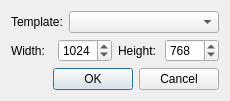
<?xml version="1.0" encoding="UTF-8"?>
<ui version="4.0">
 <class>QtnpNewFileDialog</class>
 <widget class="QDialog" name="QtnpNewFileDialog">
  <property name="geometry">
   <rect>
    <x>0</x>
    <y>0</y>
    <width>230</width>
    <height>99</height>
   </rect>
  </property>
  <property name="sizePolicy">
   <sizepolicy hsizetype="Minimum" vsizetype="Minimum">
    <horstretch>0</horstretch>
    <verstretch>0</verstretch>
   </sizepolicy>
  </property>
  <property name="windowTitle">
   <string>Dialog</string>
  </property>
  <layout class="QVBoxLayout" name="verticalLayout">
   <item>
    <layout class="QVBoxLayout" name="verticalLayout_4">
     <item>
      <layout class="QHBoxLayout" name="TemplateLayout">
       <item>
        <widget class="QLabel" name="TemplateLabel">
         <property name="text">
          <string>Template:</string>
         </property>
        </widget>
       </item>
       <item>
        <widget class="QComboBox" name="TemplateCB">
         <property name="sizePolicy">
          <sizepolicy hsizetype="Expanding" vsizetype="Fixed">
           <horstretch>0</horstretch>
           <verstretch>0</verstretch>
          </sizepolicy>
         </property>
        </widget>
       </item>
      </layout>
     </item>
     <item>
      <layout class="QHBoxLayout" name="horizontalLayout_3">
       <item>
        <widget class="QLabel" name="widthLabel">
         <property name="text">
          <string>Width:</string>
         </property>
         <property name="buddy">
          <cstring>widthSpinBox</cstring>
         </property>
        </widget>
       </item>
       <item>
        <widget class="QSpinBox" name="widthSpinBox">
         <property name="minimum">
          <number>1</number>
         </property>
         <property name="maximum">
          <number>9999</number>
         </property>
         <property name="value">
          <number>1024</number>
         </property>
        </widget>
       </item>
       <item>
        <widget class="QLabel" name="heightLabel">
         <property name="text">
          <string>Height:</string>
         </property>
         <property name="buddy">
          <cstring>heightSpinBox</cstring>
         </property>
        </widget>
       </item>
       <item>
        <widget class="QSpinBox" name="heightSpinBox">
         <property name="minimum">
          <number>1</number>
         </property>
         <property name="maximum">
          <number>9999</number>
         </property>
         <property name="value">
          <number>768</number>
         </property>
        </widget>
       </item>
       <item>
        <layout class="QVBoxLayout" name="verticalLayout_3"/>
       </item>
      </layout>
     </item>
    </layout>
   </item>
   <item>
    <layout class="QVBoxLayout" name="GridAndCoordWidgetLayout"/>
   </item>
   <item>
    <layout class="QHBoxLayout" name="horizontalLayout_4">
     <item>
      <spacer name="horizontalSpacer">
       <property name="orientation">
        <enum>Qt::Horizontal</enum>
       </property>
       <property name="sizeHint" stdset="0">
        <size>
         <width>40</width>
         <height>20</height>
        </size>
       </property>
      </spacer>
     </item>
     <item>
      <widget class="QPushButton" name="okButton">
       <property name="text">
        <string>OK</string>
       </property>
      </widget>
     </item>
     <item>
      <widget class="QPushButton" name="cancelButton">
       <property name="text">
        <string>Cancel</string>
       </property>
      </widget>
     </item>
    </layout>
   </item>
  </layout>
 </widget>
 <resources/>
 <connections>
  <connection>
   <sender>cancelButton</sender>
   <signal>clicked()</signal>
   <receiver>QtnpNewFileDialog</receiver>
   <slot>reject()</slot>
   <hints>
    <hint type="sourcelabel">
     <x>156</x>
     <y>186</y>
    </hint>
    <hint type="destinationlabel">
     <x>115</x>
     <y>165</y>
    </hint>
   </hints>
  </connection>
 </connections>
</ui>
